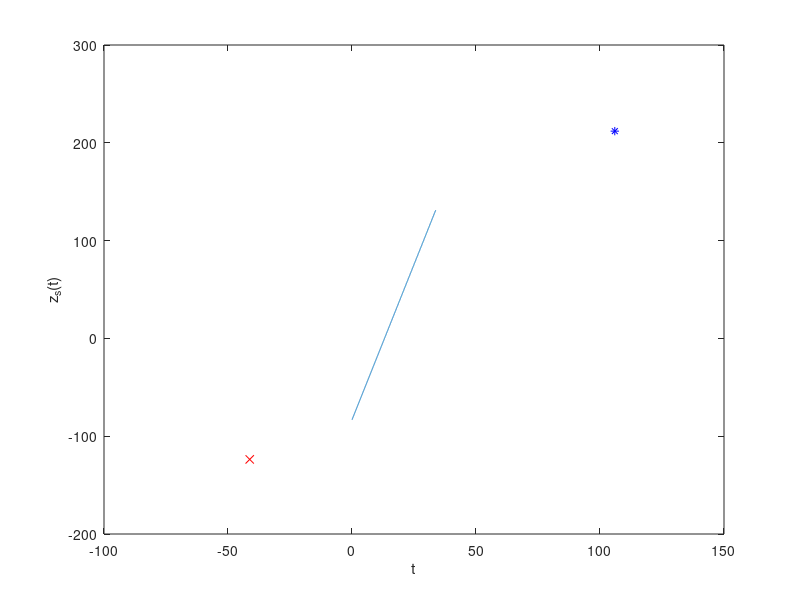

Recreate this plot in MATLAB.
%% Code to solve for a soliton's position 
%  as it travels up a rarefaction wave
debug_on = 0;
plot_on  = 1;

% PARAMETERS
uminus = 1;    % Initial conduit mean
aminus = 2;    % Initial soliton amplitude
zminus = -100;  % Initial soliton position
uplus  = 1.5; % Final conduit mean

% Calculate q0 = q(c_s(a_-,u_-),u_-) based on initial soliton amplitude and initial conduit mean
csoli  = @(a,m) m./a.^2 .* ( (a+m).^2 .* (2*log(1+a./m)-1) + m.^2);
q      = @(cs,m) cs*(cs+2*m)/(4*m);
q0     = q(csoli(aminus,uminus),uminus);

% Ensure tunneling can happen
cminus = csoli(aminus,uminus);
cDSW   = -uminus + sqrt(uminus^2 + 8*uplus*uminus);
if cminus <= cDSW
    disp('Tunneling criterion is not satisfied.');
    disp('This is not going to work...');
    input('Return to do it anyways.');
end

% ODE right-hand side to be solved for the RW
cs = @(q,m) -m+sqrt(m*(m+4*q0));

% First part: calculate soliton position before interacting with the RW
    zsM = @(t) cs(q0,1)*t + zminus;

    % Calculate where soliton catches up with RW
    t1 = zminus/(2-cs(q0,1));
    z1 = 2*t1;
    
% Second part: calculate soliton position throughout the RW
    % Calculate maximum possible time spent in the RW (based on initial speed)
    t2est = zminus/(2*uplus-cs(q0,1));
    if t2est<t1
        % Possible for this to not work
        disp('Bad end time. Using t2 = t1 + 100');
        t2est = t1+100;
    end

    % Use ODE 45 to solve the "hard part"- RW
    [tout,zsout] = ode45(@(t,zs) cs(q0,zs/(2*t)), [t1,t2est], z1);
    zsRW = @(t) interp1(tout,zsout,t,'spline','extrap');

    if debug_on
        % Plot for debugging
        figure(1); clf;
            plot(tout,zsout);
            if sum(imag(zsout))>0
                hold on;
                    plot(tout,imag(zsout),'r--');
                hold off
            end
    end

    % Find where this solution actually intersects leading edge of RW
    t2 = fzero(@(t) zsRW(t)-2*uplus*t, t2est);
        % If had to extrapolate madly, run ODE solver again
        while (t2-t2est) > 1
            t2est = t2+10;
            [tout,zsout] = ode45(@(t,zs) cs(q0,zs/(2*t)), [t1,t2est], z1);
            zsRW = @(t) interp1(tout,zsout,t,'spline','extrap');
            t2 = fzero(@(t) zsRW(t)-2*uplus*t, t2est);
        end
        zsRW = @(t) interp1(tout,zsout,t,'spline',0);
    z2 = 2*uplus*t2;
% Third part: calculate soliton position after interaction with RW
    zsP = @(t) cs(q0,uplus)*(t-t2) + z2;
   

% Combine all parts together to get full solution
zs = @(t) zsM(t) .* (t<=t1)       +...
          zsRW(t).* (t>t1 & t<t2) +...
          zsP(t) .* (t>=t2);
      
if plot_on
    % Plot results
    figure(2); clf;
        tplot = 0:0.01:(t2+75);
        plot(tplot,zs(tplot));
        hold on;
            plot(t1,z1,'b*',t2,z2,'rx');
        xlabel('t'); ylabel('z_s(t)');
end
